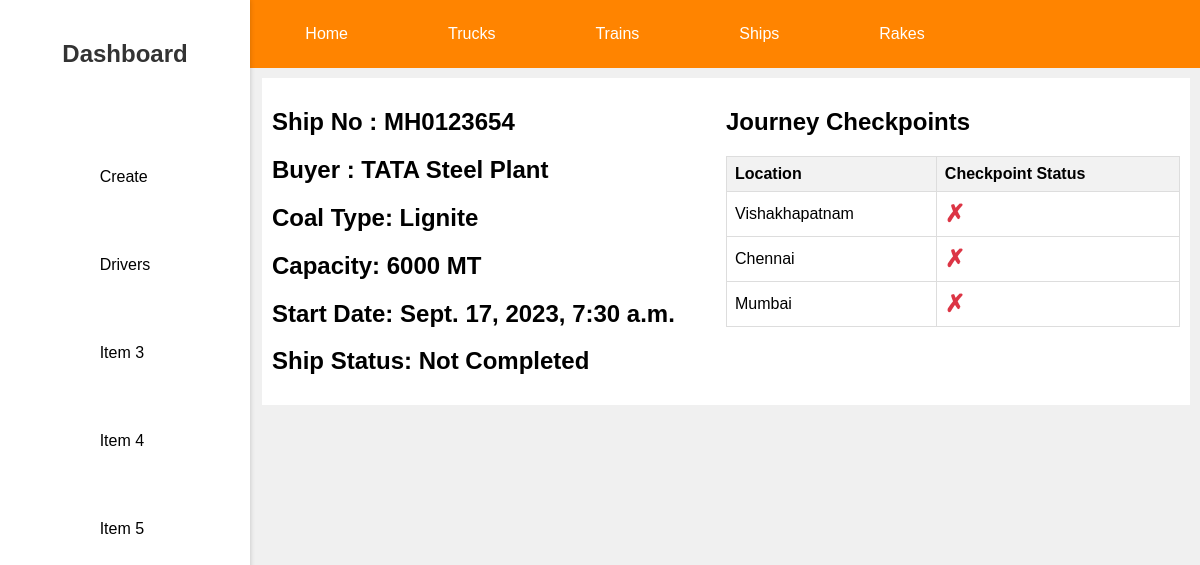
/tracker/ships/1/, run on the app's committed database.
### adminpanel/models.py (models this page shows, shortened)
class ShipJourney(models.Model):
    ship_no = models.CharField(max_length=200)
    buyer = models.ForeignKey(Buyers, on_delete=models.CASCADE)
    COAL_TYPE_CHOICES = [
        ("Lignite", "Lignite"),
        ("Sub-Bituminous", "Sub-Bituminous"),
        ("Bituminous", "Bituminous"),
        ("Anthracite", "Anthracite"),
    ]
    coal_type = models.CharField(max_length=15, choices=COAL_TYPE_CHOICES)
    start_date = models.DateTimeField(auto_now_add=True)
    capacity = models.IntegerField()
    complete = models.BooleanField(default=False)

class Buyers(models.Model):
    name = models.CharField(max_length=200)
    latitude = models.FloatField()
    longitude = models.FloatField()

class ShipJourneyCheckpoint(models.Model):
    journey = models.ForeignKey(ShipJourney, on_delete=models.CASCADE)
    checkpoint = models.ForeignKey(ShipCheckpoint, on_delete=models.CASCADE)
    checkpoint_reached = models.BooleanField(default=False)

class ShipCheckpoint(models.Model):
    location = models.ForeignKey(ShipYard, on_delete=models.CASCADE)
    checkpoint_reached = models.BooleanField(default=False)

class ShipYard(models.Model):
    name = models.CharField(max_length=100)
    def __str__(self):
        return self.name

### adminpanel/views.py (the view)
# urls.py: path('ships/<str:pk>/',views.indiship,name='indiship'),
def indiship(request, pk):
    ship = get_object_or_404(ShipJourney, pk=pk)
    checkpointer = ShipJourneyCheckpoint.objects.filter(journey=ship)
    context = {'ship': ship, 'checkpoints': checkpointer}
    return render(request, 'adminpanel/indiship.html', context)

### adminpanel/templates/adminpanel/indiship.html (shortened to what this page needs)
{% extends "adminpanel/dashboard.html" %}
{% block content %}
<div class="container-indi">
    <div class="indi-first">
      <div>
        <h2>Ship No : {{ ship.ship_no }}</h2>
        <h2>Buyer : {{ ship.buyer.name }}</h2>
        <h2>Coal Type: {{ ship.coal_type }}</h2>
        <h2>Capacity: {{ ship.capacity }} MT</h2>
        <h2>Start Date: {{ ship.start_date }}</h2>
        {% if ship.complete %}
        <h2>Ship Status: Completed</h2>
        {% else %}
        <h2>Ship Status: Not Completed</h2>
        {% endif %}
      </div>
    </div>
    <div class="journey-checkpoints">
        <h2>Journey Checkpoints</h2>
        <table>
          <thead>
            <tr>
              <th>Location</th>
              <th>Checkpoint Status</th>
            </tr>
          </thead>
          <tbody>
            {% for checkpoint in checkpoints %}
            <tr>
              <td>{{ checkpoint.checkpoint.location }}</td>
              <td>
                {% if checkpoint.checkpoint_reached %}
                  <span class="status-true">✓</span>
                {% else %}
                  <span class="status-false">✗</span>
                {% endif %}
              </td>
            </tr>
            {% endfor %}
          </tbody>
        </table>
      </div>
    </div>
{% endblock %}

### adminpanel/templates/adminpanel/dashboard.html (style rules this page uses)
body, ul { margin: 0; padding: 0; }
body { font-family: Arial, sans-serif; background-color: #f0f0f0; overflow-x: hidden; }

### adminpanel/templates/adminpanel/indiship.html (style rules this page uses)
.container-indi { margin-left: 262px; display: flex; justify-content: space-between; background-color: #ffff; padding: 10px; margin-top: 10px; margin-right: 10px; }
.indi-first { display: flex; flex-direction: column; }
.journey-checkpoints { width: 50%; }
table { border-collapse: collapse; width: 100%; }
th, td { border: 1px solid #ddd; padding: 8px; text-align: left; }
th { background-color: #f2f2f2; }
.status-false { color: #dc3545; font-size: 24px; font-weight: bold; }

### data on the page
ShipJourney: ship_no "MH0123654", buyer.name "TATA Steel Plant", coal_type "Lignite", capacity "6000", start_date "Sept. 17, 2023, 7:30 a.m."
ShipJourneyCheckpoint: checkpoint.location "Vishakhapatnam"
ShipJourneyCheckpoint: checkpoint.location "Chennai"
ShipJourneyCheckpoint: checkpoint.location "Mumbai"
